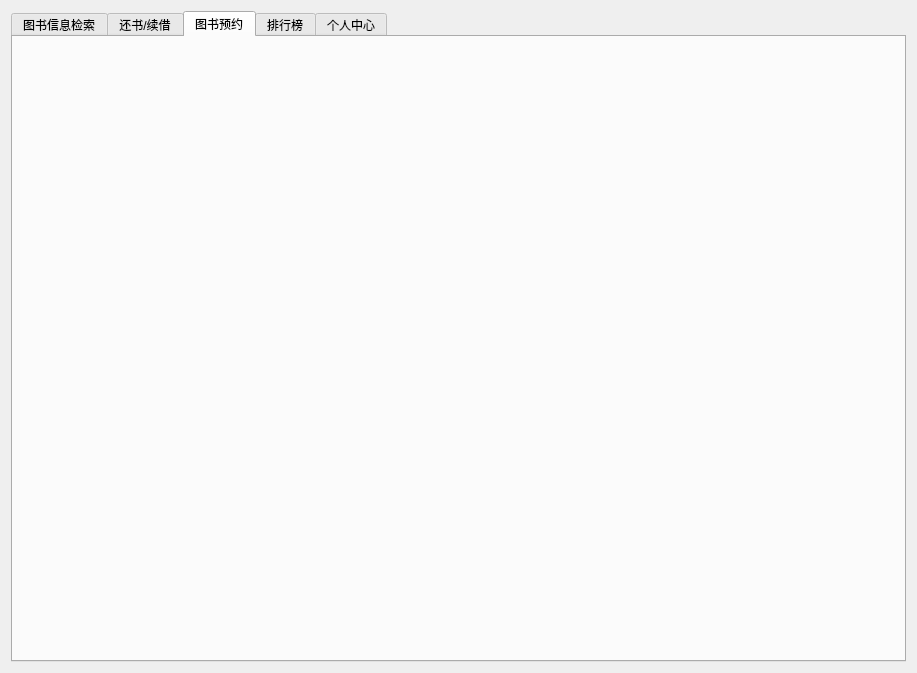
<?xml version="1.0" encoding="UTF-8"?>
<ui version="4.0">
 <class>ReaderFunc</class>
 <widget class="QWidget" name="ReaderFunc">
  <property name="geometry">
   <rect>
    <x>0</x>
    <y>0</y>
    <width>917</width>
    <height>673</height>
   </rect>
  </property>
  <property name="windowTitle">
   <string>Form</string>
  </property>
  <layout class="QGridLayout" name="gridLayout">
   <item row="0" column="0">
    <widget class="QTabWidget" name="tabWidget">
     <property name="currentIndex">
      <number>2</number>
     </property>
     <widget class="QWidget" name="tab">
      <attribute name="title">
       <string>图书信息检索</string>
      </attribute>
     </widget>
     <widget class="QWidget" name="tab_2">
      <attribute name="title">
       <string>还书/续借</string>
      </attribute>
     </widget>
     <widget class="QWidget" name="tab_3">
      <attribute name="title">
       <string>图书预约</string>
      </attribute>
     </widget>
     <widget class="QWidget" name="tab_5">
      <attribute name="title">
       <string>排行榜</string>
      </attribute>
     </widget>
     <widget class="QWidget" name="tab_4">
      <attribute name="title">
       <string>个人中心</string>
      </attribute>
     </widget>
    </widget>
   </item>
  </layout>
 </widget>
 <resources/>
 <connections/>
</ui>
